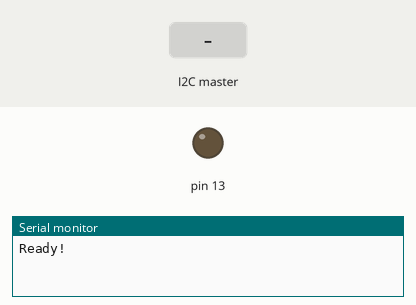
Bench run of a sketch on a simulated Arduino Uno, built with avr-gcc and run on an emulated ATmega328P. On the bench: output pins drawn as LEDs (lit = HIGH), the last lines printed to the serial monitor. Inputs (shaded band) come from the test bench.

Above: at 1.2 s.
1.3 s: the I2C master sends the byte 1
At 1.7 s:
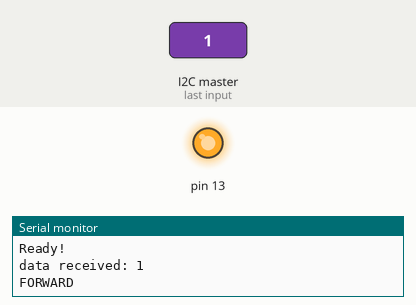
Timing chart, 0 to 4.3 s (numbered marks = the images above; inputs shaded):
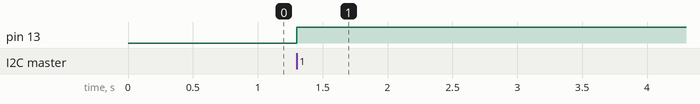

The sketch:

motor_with_i2c_and_hbridge.ino
```cpp
#include <Wire.h>

// i2C setup
#define SLAVE_ADDR 0x04
int number = 0;
int state = 0;

// Motor Hbridge on Pin2+3
const int controlPin1 = 2;
const int controlPin2 = 3;
bool motorEnabled = false; // Turns the motor on/off
int motorSpeed = 0; // speed of the motor
int motorDirection = 1; // current direction of the motor


void setup() {
  pinMode(13, OUTPUT);
  Serial.begin(9600);
  // start serial for output
  // initialize i2c as slave
  Wire.begin(SLAVE_ADDR);

  // define callbacks for i2c communication
  Wire.onReceive(receiveData);
  Wire.onRequest(sendData);

  Serial.println("Ready!");
}

void loop() {
  delay(100);
}

// callback for received data
void receiveData(int byteCount){

  while(Wire.available()) {
    number = Wire.read();
    Serial.print("data received: ");
    Serial.println(number);

  if (number == 1){
    if (state == 0){
      digitalWrite(13, HIGH); // set the LED on
      motorForward();
      state = 1;
    }
    else {
      digitalWrite(13, LOW); // set the LED off
      motorStop();
      state = 0;
         }
    }
  }
}

// callback for sending data
void sendData(){
  Wire.write(number);
}

void motorForward() {
  Serial.print("FORWARD");
  digitalWrite(controlPin1, HIGH);
  digitalWrite(controlPin2, LOW);
}
void motorBackward() {
  Serial.print("BACKWARD");
  digitalWrite(controlPin1, LOW);
  digitalWrite(controlPin2, HIGH);
}
void motorStop() {
  Serial.print("STOP");
  digitalWrite(controlPin1, LOW);
  digitalWrite(controlPin2, LOW);
}
```

Measured:
- after the input at 1.3 s, pin 13: LOW → HIGH at once
